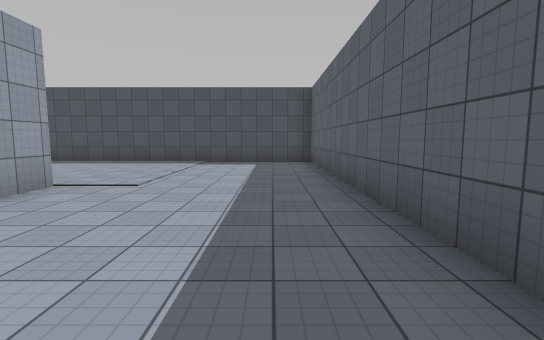
View 1 (above)

17 first-person views from a walk through a 3-D level made in the Unity game engine. The camera is 1.5 m above the floor, tilts 6° down and sees 85° across. The floor is counted in squares, 2 m on a side. Each view is taken from the middle of a square. On the plan, view 1 faces up. The plan holds only what a view shows up to about 10 squares ahead; the rest is blank. The place goes on beyond the plan. The player character is not drawn. Surface patterns are stand-ins for the level's own textures.

View 2
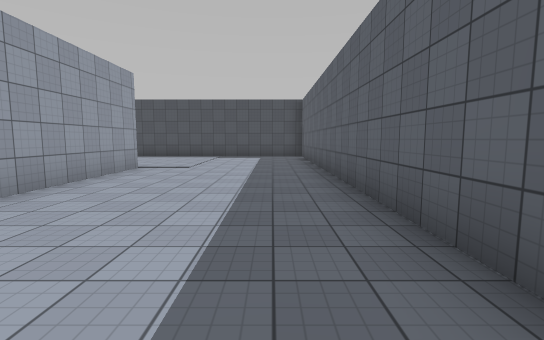

View 3
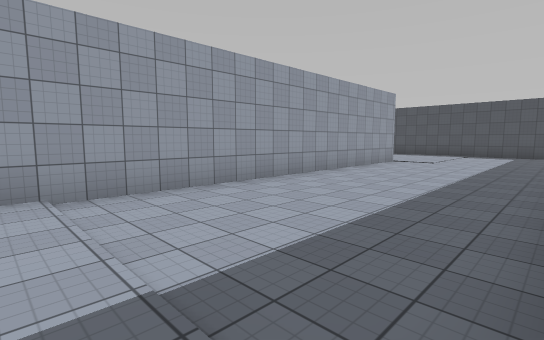

View 4
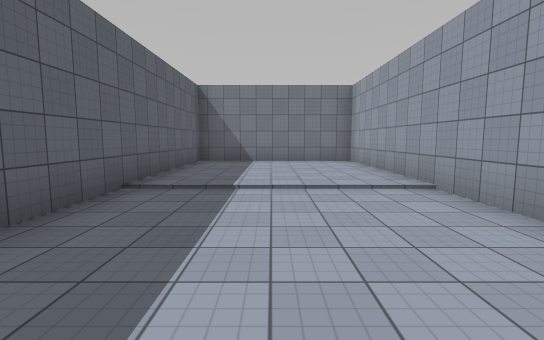

View 5
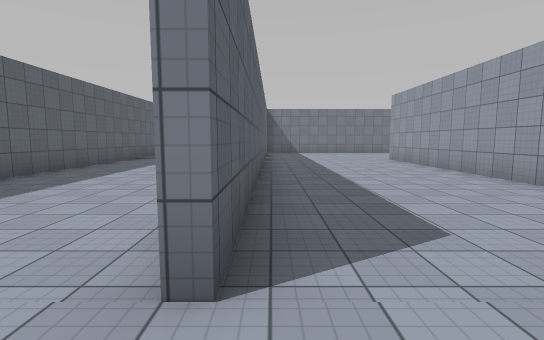

View 6
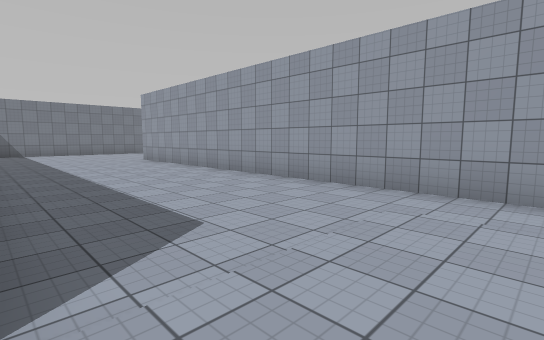

View 7
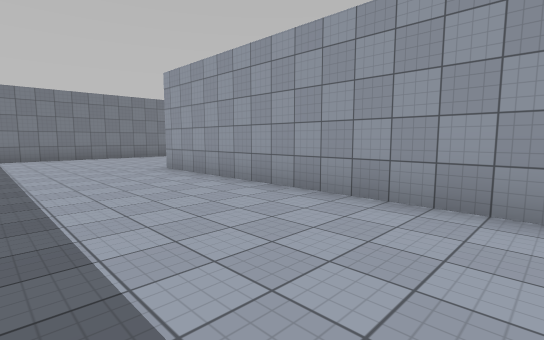

View 8
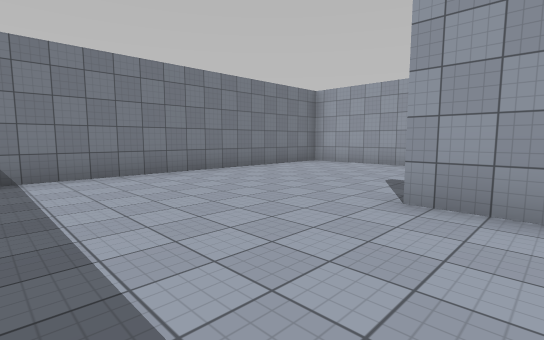

View 9
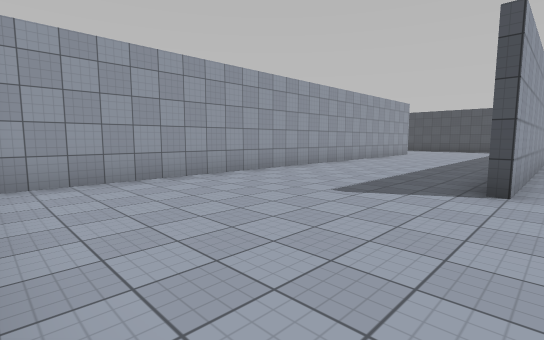

View 10
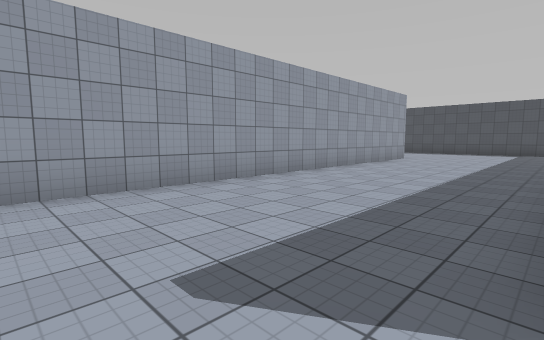

View 11
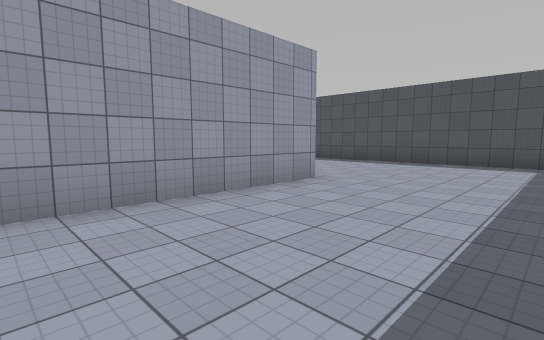

View 12
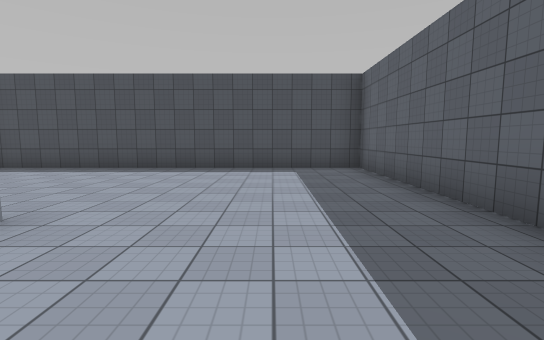

View 13
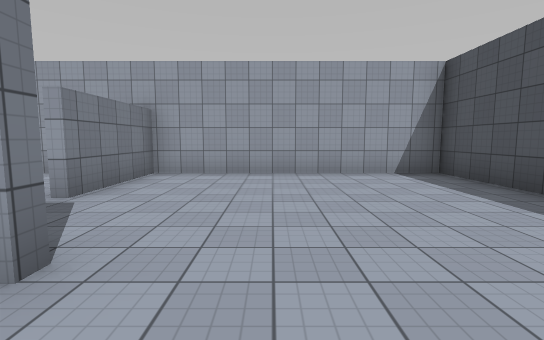

View 14
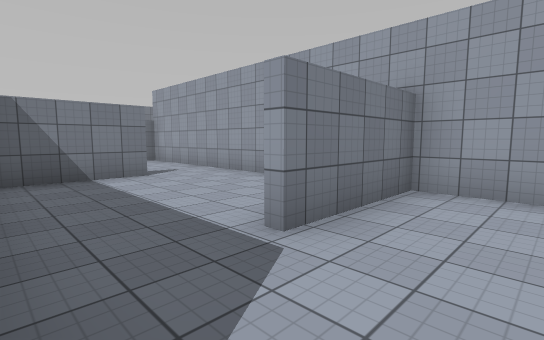

View 15
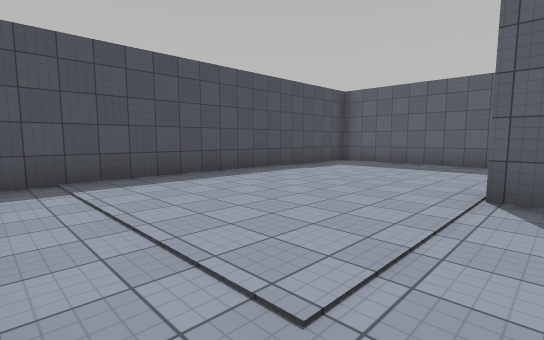

View 16
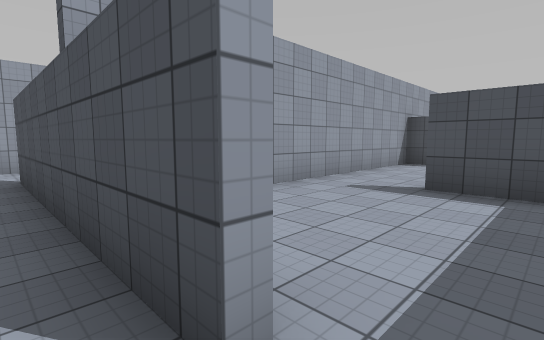

View 17
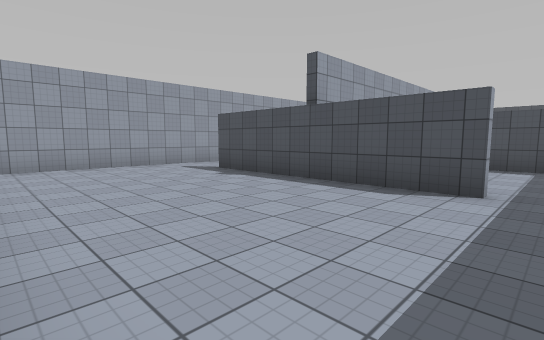

### Floor plan
Ten units are one square. View 1 is at (0, 0); x grows to the right and y downward. Boxes are objects, and circles mark ways between rooms. Rooms are numbered by the first view taken in them; rooms with no view inside come last. Other rooms are left out.
<svg viewBox="-240 -102 258 210">
<path fill="none" stroke="#000" d="M-87 -44 -87 -97 -185 -97 -185 -34 -156 -34M-37 34 -37 -48M-35 -48 -35 103 13 103 13 -97 -79 -97M-85 -59 -85 54M-135 -48 -135 99M-130 103 -52 103M-156 55 -215 55M-235 54 -235 98M-151 13 -165 13M-185 5 -185 48M-165 11 -141 11M-179 -32 -185 -32 -185 5"/>
<circle cx="-150" cy="-30" r="3" fill="#2a7"/>
<circle cx="-150" cy="50" r="3" fill="#2a7"/>
<circle cx="-175" cy="10" r="3" fill="#2a7"/>
<text x="-70" y="0">1</text>
<text x="-190" y="80">2</text>
<text x="-170" y="30">3</text>
<text x="-160" y="-10">4</text>
</svg>
Room 1 opens to room 4. Room 2 opens to room 3. Room 3 opens to room 4.

Where each view was taken, in squares from view 1:
view 1: 0 up, 0 right, facing up
view 2: 3 down, 0 right, facing up
view 3: 6 down, 1 right, facing up-left
view 4: 1 down, 1 left, facing down
view 5: 6 up, 4 left, facing down
view 6: 6 up, 4 left, facing down-left
view 7: 2 up, 5 left, facing down-left
view 8: 4 down, 5 left, facing down-left
view 9: 10 down, 8 left, facing up-left
view 10: 7 down, 9 left, facing up-left
view 11: 0 up, 10 left, facing up-left
view 12: 2 up, 11 left, facing up
view 13: 6 up, 12 left, facing left
view 14: 5 up, 14 left, facing down-left
view 15: 4 up, 8 left, facing up-right
view 16: 6 down, 15 left, facing up-left
view 17: 10 down, 15 left, facing up-left
